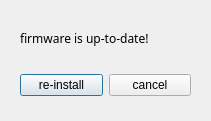
<?xml version="1.0" encoding="UTF-8"?>
<ui version="4.0">
 <class>Dialog</class>
 <widget class="QDialog" name="Dialog">
  <property name="geometry">
   <rect>
    <x>0</x>
    <y>0</y>
    <width>211</width>
    <height>121</height>
   </rect>
  </property>
  <property name="windowTitle">
   <string>Dialog</string>
  </property>
  <widget class="QWidget" name="horizontalLayoutWidget">
   <property name="geometry">
    <rect>
     <x>20</x>
     <y>70</y>
     <width>171</width>
     <height>31</height>
    </rect>
   </property>
   <layout class="QHBoxLayout" name="horizontalLayout">
    <item>
     <widget class="QPushButton" name="pushButton_2">
      <property name="text">
       <string>re-install</string>
      </property>
     </widget>
    </item>
    <item>
     <widget class="QPushButton" name="pushButton">
      <property name="text">
       <string>cancel</string>
      </property>
     </widget>
    </item>
   </layout>
  </widget>
  <widget class="QLabel" name="label_2">
   <property name="geometry">
    <rect>
     <x>20</x>
     <y>30</y>
     <width>171</width>
     <height>16</height>
    </rect>
   </property>
   <property name="font">
    <font>
     <family>Lucida Sans Typewriter</family>
     <weight>50</weight>
     <bold>false</bold>
    </font>
   </property>
   <property name="contextMenuPolicy">
    <enum>Qt::DefaultContextMenu</enum>
   </property>
   <property name="accessibleName">
    <string>0</string>
   </property>
   <property name="frameShadow">
    <enum>QFrame::Sunken</enum>
   </property>
   <property name="lineWidth">
    <number>0</number>
   </property>
   <property name="text">
    <string>firmware is up-to-date!</string>
   </property>
  </widget>
 </widget>
 <resources/>
 <connections/>
</ui>
